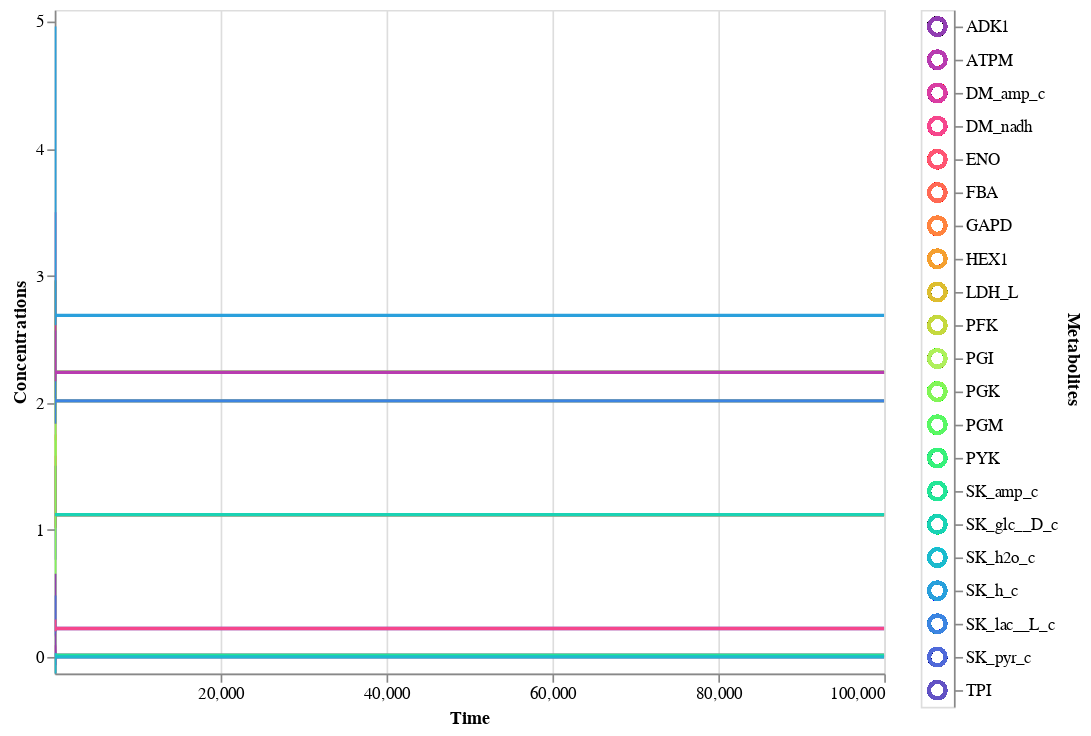

Write notebook code for a chart like this one.
### Code cell
plot_conc_sol(flux_sol,
plot_type="linear"
# ,interactive=True
# ,observable=["atp_c","adp_c","f6p_c","g6p_c"]
)

### Figure 1 — Vega-Lite specification as saved in the notebook (floating-point values rounded to 4 significant figures; data arrays with more than 128 entries replaced by an {"elided": "..."} marker saying what was removed)
{"config": {"view": {"continuousWidth": 400, "continuousHeight": 300}}, "hconcat": [{"mark": {"type": "line", "clip": true}, "encoding": {"color": {"condition": {"field": "Metabolites", "legend": null, "scale": {"scheme": "rainbow"}, "type": "nominal", "selection": "selector033"}, "value": "lightgray"}, "tooltip": [{"field": "Metabolites", "type": "nominal"}, {"field": "Time", "type": "quantitative"}, {"field": "Concentrations", "type": "quantitative"}], "x": {"axis": {"tickCount": 5}, "field": "Time", "scale": {"domain": [1e-05, 100000.0], "type": "linear"}, "type": "quantitative"}, "y": {"axis": {"grid": false, "tickCount": 5}, "field": "Concentrations", "scale": {"domain": [1e-05, 4.962], "padding": 10, "type": "linear"}, "title": "Concentrations", "type": "quantitative"}}, "height": 400, "width": 500}, {"mark": {"type": "point", "size": 100}, "encoding": {"color": {"condition": {"field": "Metabolites", "legend": null, "scale": {"scheme": "rainbow"}, "type": "nominal", "selection": "selector033"}, "value": "lightgray"}, "y": {"axis": {"orient": "right"}, "field": "Metabolites", "type": "nominal"}}, "selection": {"selector033": {"type": "multi", "fields": ["Metabolites"]}}}], "data": {"name": "data-4132233b9e18191523ac498fe3d6346c"}, "$schema": "https://vega.github.io/schema/vega-lite/v4.17.0.json", "datasets": {"data-4132233b9e18191523ac498fe3d6346c": {"elided": "16443 records"}}}
